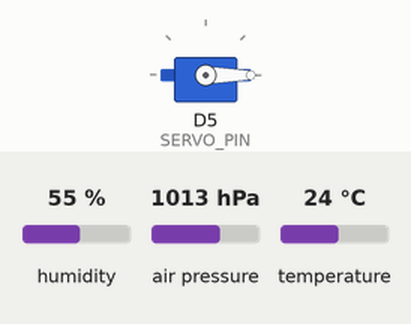
A sketch run on a simulated ESP8266 (NodeMCU). Parts: servo. The inputs (shaded band) are chosen by the test bench; at power-on: humidity 55 %, air pressure 1013 hPa, temperature 24 °C. WiFi joins after 1.5 s; servers stay silent unless stated; uploads are accepted with an empty reply; what the sketch prints to the serial monitor is not drawn.

Above: at 1.55 s.
At 2.7 s:
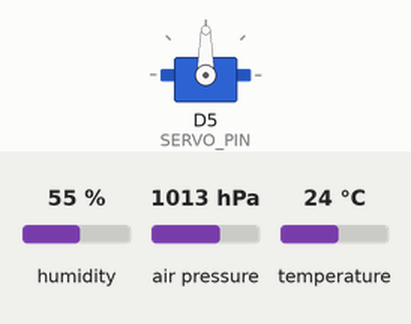
Timing chart, 0 to 9.7 s (numbered marks = the images above):
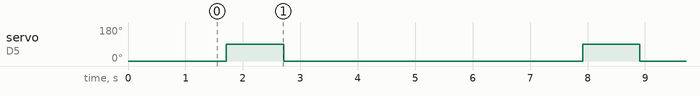

The sketch:

environmental_monitoring_system_project.ino
```cpp
/*********
  Name: Phiraphong A/L A Watt
  Matric.No: 288584
  Project (ESP-based Environmental Monitoring System Project with Database Storage)
*********/
#include <Wire.h>
#include <Adafruit_Sensor.h>
#include <Adafruit_BME280.h>
#include <ESP8266WiFi.h>
#include <ESP8266HTTPClient.h>
#include <ArduinoJson.h>
#include <Servo.h>

// WiFi credentials
const char* ssid = "V2027";
const char* password = "password";

// Server URLs with correct IP and port
const char* serverUrl = "http://192.168.162.21:8080/sensor_project/insert_data.php";
const char* maxMinUrl = "http://192.168.162.21:8080/sensor_project/get_max_min.php";
const char* apiKey = "q1w2e3r4t5y6u7i8o9";

// Pin Definitions
#define SERVO_PIN D5  // Servo motor connected to digital pin D5
#define SEALEVELPRESSURE_HPA (1013.25)

// Variables to store sensor readings
String temp_mean = "";
String humid_mean = "";
String press_mean = "";
String alt_mean = "";
float temperature, humidity, pressure, altitude;

// Variables to store max/min values (the value given is initial)
float maxTemperature = -100.0;
float minTemperature = 100.0;
float maxHumidity = 0.0;
float minHumidity = 100.0;
float maxPressure = 0.0;
float minPressure = 1100.0;
float maxAltitude = -1000.0;
float minAltitude = 10000.0;

// WiFi client object
WiFiClient client;
Adafruit_BME280 bme;
Servo myServo; // Create a servo object

void setup() {
  // Initialize serial communication at 115200 baud rate
  Serial.begin(115200);

  // Connect to WiFi
  WiFi.begin(ssid, password);
  Serial.print("Connecting to WiFi");
  while (WiFi.status() != WL_CONNECTED) {
    delay(500);
    Serial.print(".");
  }
  Serial.println();
  Serial.println("Connected to WiFi");

  // Configure pins
  myServo.attach(SERVO_PIN); // Attach the servo to the D5 pin
  myServo.write(0); // Initialize the servo position

  // Initialize BME280
  if (!bme.begin(0x76)) {
    Serial.println("Could not find a valid BME280 sensor, check wiring!");
    while (1);
  }

  Serial.println("Setup complete.");
}

// Function to read BME280 sensor
void readBME280() {
  temperature = bme.readTemperature();
  humidity = bme.readHumidity();
  pressure = bme.readPressure() / 100.0F;
  altitude = bme.readAltitude(SEALEVELPRESSURE_HPA);

  // Determine temperature meaning
  if (temperature < 15) {
    temp_mean = "Cold (Consider using heating)";
  } else if (temperature < 25) {
    temp_mean = "Comfortable (Ideal room temperature)";
  } else if (temperature < 30) {
    temp_mean = "Warm (Might be comfortable with light clothing or AC)";
  } else {
    temp_mean = "Hot (Consider using AC or cooling methods)";
  }

  // Determine humidity meaning
  if (humidity < 30) {
    humid_mean = "Very Dry (May cause dry skin or respiratory irritation) - Consider using a humidifier.";
  } else if (humidity < 50) {
    humid_mean = "Ideal (Comfortable for most people)";
  } else if (humidity < 70) {
    humid_mean = "Moderately Humid (May feel slightly muggy) - AC can help remove excess moisture.";
  } else {
    humid_mean = "High Humidity (Can feel muggy and promote mold growth) - Dehumidifier or increased ventilation recommended.";
  }

  // Determine pressure meaning (assuming baseline is 1013.25 hPa)
  float baselinePressure = SEALEVELPRESSURE_HPA;
  if (pressure < baselinePressure - 4) {
    press_mean = "Low Pressure (approaching storms)";
  } else if (pressure > baselinePressure + 4) {
    press_mean = "High Pressure (stable or improving weather conditions)";
  } else {
    press_mean = "Mid Pressure (normal conditions)";
  }

  // Determine altitude meaning
  if (altitude < 100) {
    alt_mean = "Sea Level";
  } else if (altitude < 500) {
    alt_mean = "Low Land";
  } else if (altitude < 1000) {
    alt_mean = "Hills";
  } else {
    alt_mean = "Mountainous";
  }
}

// Function to fetch max/min values from the server
void fetchMaxMinValues() {
  if (WiFi.status() == WL_CONNECTED) {
    HTTPClient http;
    http.begin(client, maxMinUrl);
    int httpResponseCode = http.GET();
    if (httpResponseCode > 0) {
      String payload = http.getString();
      Serial.println("Max/Min values: " + payload);
      // Parse the JSON response and update max/min values
      DynamicJsonDocument doc(1024);
      deserializeJson(doc, payload);
      maxTemperature = doc["maxTemperature"];
      minTemperature = doc["minTemperature"];
      maxHumidity = doc["maxHumidity"];
      minHumidity = doc["minHumidity"];
      maxPressure = doc["maxPressure"];
      minPressure = doc["minPressure"];
      maxAltitude = doc["maxAltitude"];
      minAltitude = doc["minAltitude"];
    } else {
      Serial.println("Error fetching max/min values: " + String(httpResponseCode));
    }
    http.end();
  } else {
    Serial.println("WiFi not connected");
  }
}

// Function to check for new max/min values and activate servo
void checkForNewMaxMinValues() {
  bool newMaxMinDetected = false;

  // Check temperature
  if (temperature > maxTemperature || temperature < minTemperature) {
    newMaxMinDetected = true;
  }

  // Check humidity
  if (humidity > maxHumidity || humidity < minHumidity) {
    newMaxMinDetected = true;
  }

  // Check pressure
  if (pressure > maxPressure || pressure < minPressure) {
    newMaxMinDetected = true;
  }

  // Check altitude
  if (altitude > maxAltitude || altitude < minAltitude) {
    newMaxMinDetected = true;
  }

  // Activate servo if any new max/min value is detected
  if (newMaxMinDetected) {
    myServo.write(90); // Move servo to 90 degrees
    delay(1000); // Keep servo in position for 1 second
    myServo.write(0);  // Move servo back to 0 degrees
  }
}

// Function to send data to the server
void sendData() {
  if (WiFi.status() == WL_CONNECTED) {
    HTTPClient http;                                                      // Create HTTP client object
    http.begin(client, serverUrl);                                        // Initialize HTTP client with server URL
    http.addHeader("Content-Type", "application/x-www-form-urlencoded");  // Add header

    // Create POST data string
    String postData = "temperature=" + String(temperature) + "&temp_mean=" + temp_mean + "&humidity=" + String(humidity) + "&humid_mean=" + humid_mean + "&pressure=" + String(pressure) + "&press_mean=" + press_mean + "&altitude=" + String(altitude) + "&alt_mean=" + alt_mean + "&api_key=" + String(apiKey);

    // Send POST request
    Serial.println("Sending POST request...");
    int httpResponseCode = http.POST(postData);
    if (httpResponseCode > 0) {
      String response = http.getString();                                 // Get response
      Serial.println(postData);                                           // Print POST data
      Serial.println("HTTP Response code: " + String(httpResponseCode));  // Print response code
      Serial.println("Response: " + response);                            // Print response
    } else {
      Serial.print("Error on sending POST: ");  // Print error
      Serial.println(httpResponseCode);
      Serial.println(http.errorToString(httpResponseCode));
    }
    http.end();  // End HTTP client
  } else {
    Serial.println("WiFi not connected");  // Print WiFi not connected message
  }
}

void loop() {
  static int readingCount = 0;  // Initialize reading counter

  readBME280();  // Read BME280 sensor
  fetchMaxMinValues(); // Fetch max/min values from server
  checkForNewMaxMinValues(); // Check for new max/min values and activate servo if needed

  // Skip sending data for the first 10 readings
  if (readingCount >= 10) {
    sendData();    // Send data to server
  } else {
    readingCount++;  // Increment counter for calibration readings
    Serial.println("Calibrating... (" + String(readingCount) + "/10)");
  }

  delay(5000);   // Wait for 5 seconds before next reading
}
```

Measured:
- by itself, servo on D5 (SERVO_PIN): alternates 90° for 1.0 s and 0° for 5.3 s
